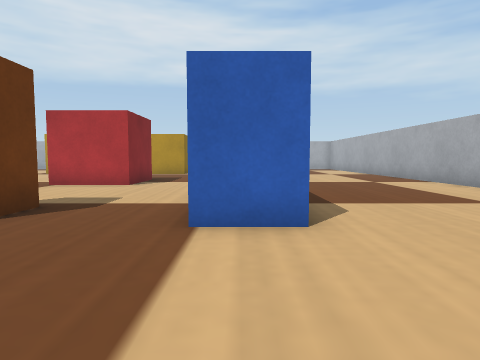
View 1 (above)

19 first-person views from a walk through a robot-simulator world made for Webots. The camera is 0.04 m above the floor, tilts 4° down and sees 75° across. The floor is counted in squares, 0.05 m on a side. Each view is taken from the middle of a square. On the plan, view 1 faces up. The plan holds only what a view shows up to about 10 squares ahead; the rest is blank. Robots are left out. Webots' stock objects and surfaces are drawn as simple stand-ins.

View 2
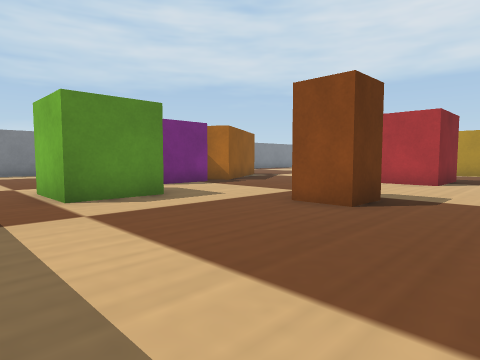

View 3
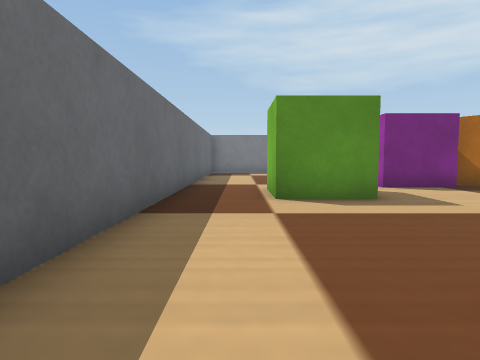

View 4
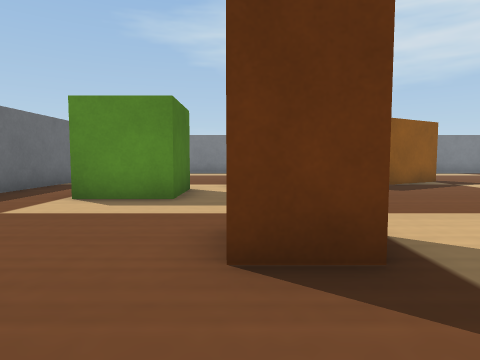

View 5
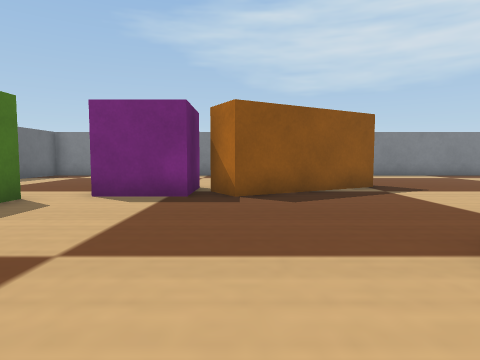

View 6
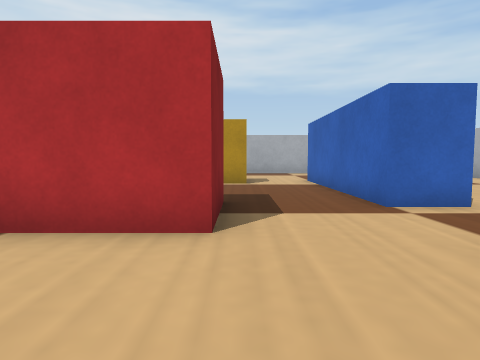

View 7
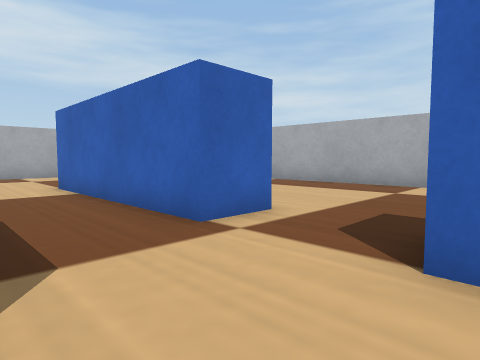

View 8
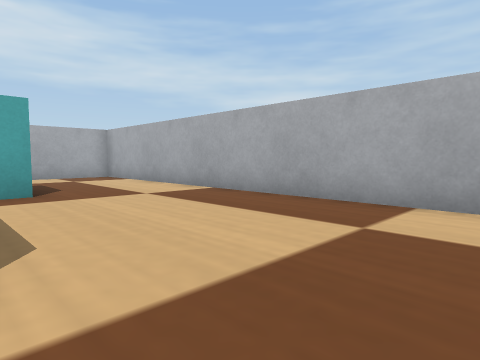

View 9
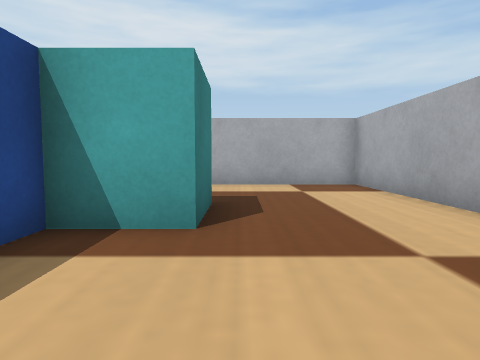

View 10
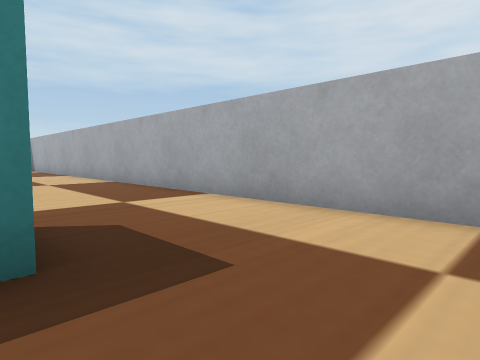

View 11
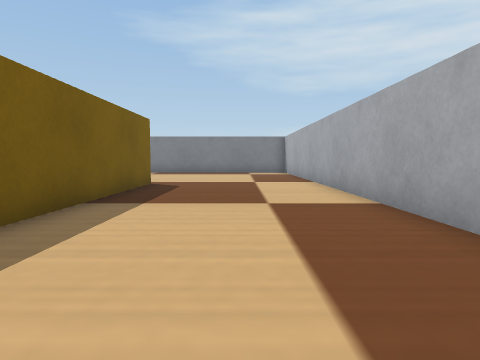

View 12
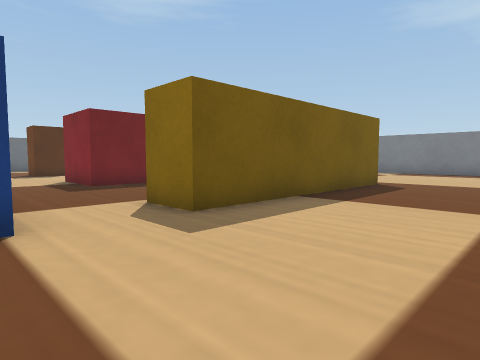

View 13
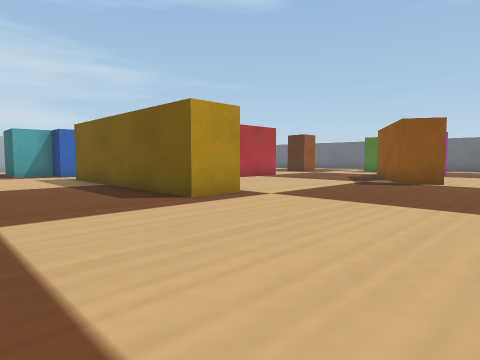

View 14
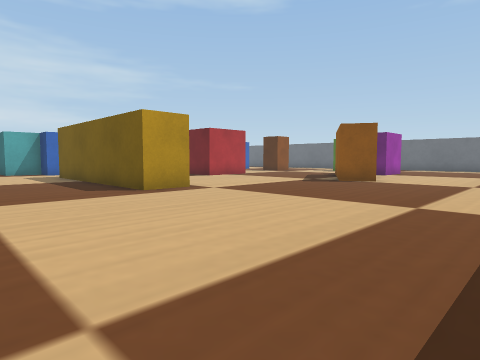

View 15
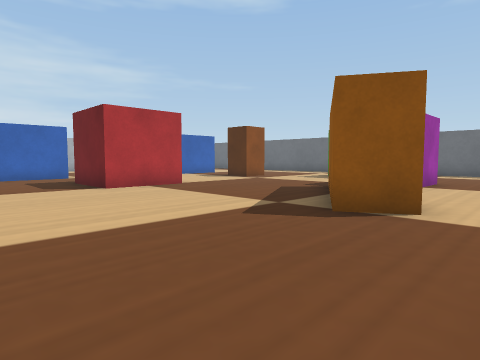

View 16
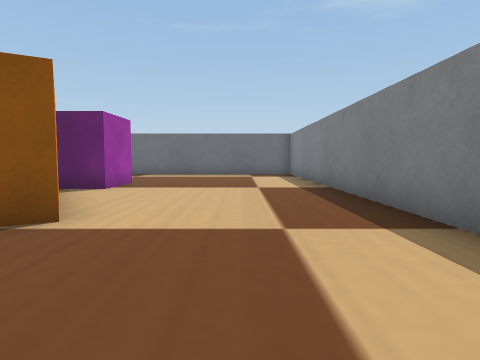

View 17
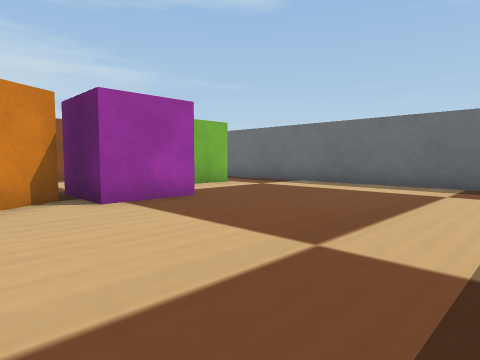

View 18
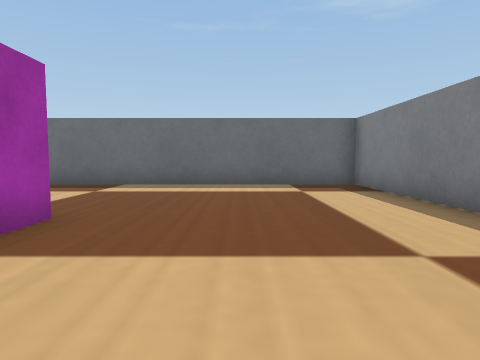

View 19
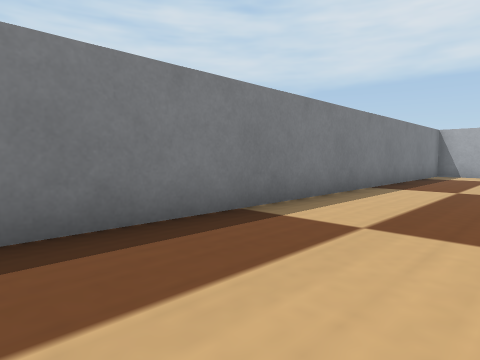

### Floor plan
Points are (right, up) in squares from view 1. A wall is a line through its corners. A room is listed if a view was taken in it or the views show most of it. See-through windows are left out.
Room 1 (views 1, 2, 3, 4, 5, 6, 7, 8, 9, 10, 11, 12, 13, 14, 15, 16, 17, 18, 19)
walls: (-9.5, 6.9) (-10.5, 6.3) (-12.7, 10.1) (-11.7, 10.7) (-9.5, 6.9); (-9.8, 15.8) (-9.8, 17.2) (-2.8, 17.2) (-2.8, 15.8) (-3.5, 15.8); (0.9, 11.1) (-0.6, 11.1) (-0.6, 17.1); (0.8, 16.5) (0.8, 15.8); (0.9, 3.6) (-0.6, 3.6); (6.5, 8.4) (6.5, 22.5) (-10, 22.5); (-17.5, 17.8) (-17.5, -1.5) (-2.9, -1.5)
objects: magenta box (-11, 4) to (-10, 6); green box (-9, 1) to (-7, 3); red box (-6, 9) to (-3, 12); brown box (-4, 4) to (-3, 5); cyan box (1, 17) to (2, 18)

Positions as (right, up) in squares from view 1, and headings:
1: (0, 0), facing up
2: (-1, -1), facing up-left
3: (-1, 0), facing left
4: (-1, 4), facing left
5: (-3, 7), facing left
6: (-3, 6), facing up
7: (-3, 8), facing up-right
8: (1, 9), facing up-right
9: (3, 13), facing up
10: (5, 18), facing up-left
11: (0, 20), facing left
12: (0, 21), facing down-left
13: (-15, 21), facing down-right
14: (-17, 21), facing down-right
15: (-14, 15), facing down-right
16: (-15, 14), facing down
17: (-17, 8), facing down-right
18: (-14, 8), facing down
19: (-14, 7), facing up-left
